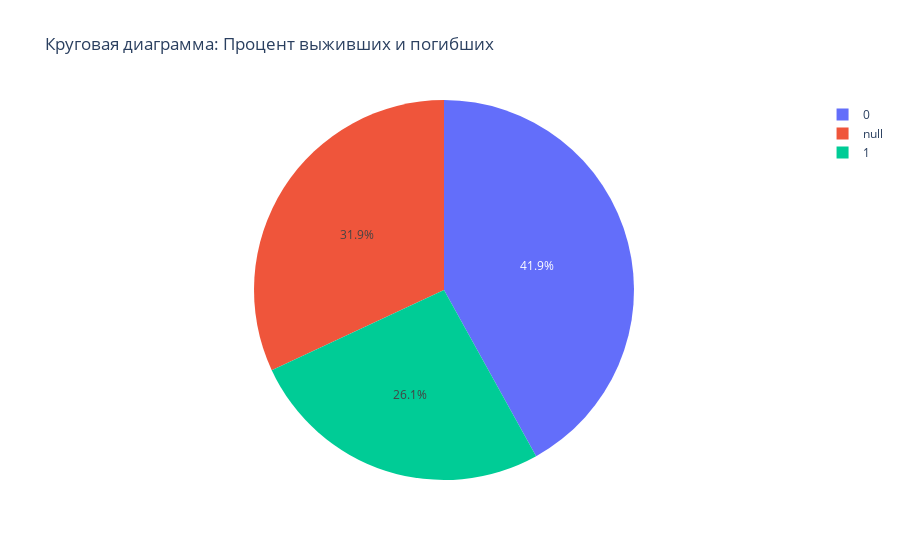

Notebook cell for this chart:
### Markdown cell above
### Интерактивная круговая диаграмма: Процент выживших и погибших
Этот график позволяет легко увидеть, какой процент пассажиров выжил и сколько погибло, с возможностью более детального анализа.

### Code cell
fig = px.pie(df, names='Survived', title="Круговая диаграмма: Процент выживших и погибших")
fig.show()

### Figure 1 — Plotly figure (JSON) as saved in the notebook; plotly's stock layout.template omitted (floating-point values rounded to 4 significant figures; data arrays with more than 128 entries replaced by an {"elided": "..."} marker saying what was removed)
{"data": [{"domain": {"x": [0, 1], "y": [0, 1]}, "hovertemplate": "Survived=%{label}<extra></extra>", "labels": {"elided": "1309 int values"}, "legendgroup": "", "name": "", "showlegend": true, "type": "pie"}], "layout": {"autosize": true, "legend": {"tracegroupgap": 0}, "title": {"text": "Круговая диаграмма: Процент выживших и погибших"}}}
